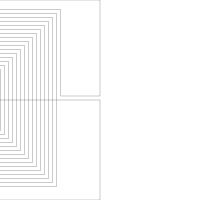

Recreate this plot in Python.
#!/usr/bin/python
import argparse
import drawsvg as draw
from numpy import array, sqrt, pi, log
from math import floor, ceil

ALIGN_BOTTOM = 0
ALIGN_TOP = 1


PIXEL_SCALE = 8.93 # customize it per computer

SIZE_0603_IN_PIXEL = 1.6 * PIXEL_SCALE
SIZE_0402_IN_PIXEL = 1 * PIXEL_SCALE
#
#  Embroidery coil maker, import to inkscape to generate pes file
#**** Size unit is mm and inductance is uH
class CoilMaker:

    ## static function to generate a coil with a transmission line directly
    def GenerateCoil(name, transmission_line_length, inductance, size = 0, reverse = False, intergrated_r = False, intergrated_c = False):
        coilMaker = CoilMaker(inductance * (10 ** -6), size)
        d = draw.Drawing(200, 200, origin='center', displayInline=False)
        p = draw.Path(stroke_width=0.202, stroke='black', fill_opacity ="0")
        coilMaker.makeCoil(p, transmission_line_length, intergrated_r, intergrated_c,
                    reverse) 

        d.append(p)
        d.save_svg(name + ".svg")  # Save to file


    def __init__(self, inductance, size = 0):

        self.inductance = inductance
        self.size = size
        self.line_width = 0.202
        self.spacing = 0.5
        self.relative_permeability = 1  # 相对磁导率，单位长度上的电感
  
        self.minimum_stitch_length = 0.5 
        # self.n_turns = self.calculateNTurns()
        self.n_turns = 23
        print("nTurns:", self.n_turns)
        # self.d_in = self.spacing if self.size == 0 else self.size - (self.spacing + self.line_width) * self.n_turns * 2
        self.d_in = self.spacing
        self.d_out = self.size if self.size > 0 else self.d_in + (self.spacing + self.line_width) * self.n_turns * 2
        print("din:", self.d_in)
        print("dout:", self.d_out)

    ## calculate the number of turns, based on (optional) dout and target inductance.
    def calculateNTurns(self): 
        best_n, l_diff = 0, 100

        if self.size > 0:
            ### binary search to find the  number of turns given the inductance
            min_n = 1
            max_n = 50
            while min_n < max_n:
                n = (min_n + max_n) // 2
                d_in = self.size - (self.spacing + self.line_width) * n * 2
                print("n chosen in binary search: ", n)
                if d_in < 0:
                    max_n = n - 1
                    continue
                d_out = self.size
                l = CoilMaker.getSingleInductance(d_in, d_out, n, self.relative_permeability)
                print("single inductance: ", l)
                if l <= self.inductance:
                    min_n = n + 1
                else:
                    max_n = n - 1
                if abs(l - self.inductance) < l_diff:
                    l_diff = abs(l - self.inductance)
                    best_n = n
        else:
            ### binary search to find the number of turns for the smallest inductor
            min_n = 1
            max_n = 50
            while min_n < max_n:
                n = (min_n + max_n) // 2
                d_in = self.spacing
                d_out = d_in + (self.spacing + self.line_width) * n * 2
                l = CoilMaker.getSingleInductance(d_in, d_out, n, self.relative_permeability)
                if l <= self.inductance:
                    min_n = n + 1
                else:
                    max_n = n - 1
                if abs(l - self.inductance) < l_diff:
                    l_diff = abs(l - self.inductance)
                    best_n = n
        return best_n

    # Stitch Coil and Transmission line
    def makeCoil(self, path, transmission_line_length, integrated_r = False, integrated_c = False, reverse = False):
        
        reverseF = -1 if reverse else 1
        # path.M(0, 0)
        # path.L(10,0)
        # path.L(10,10)
        # path.L(0,10)
        # path.L(0,0)
        path.M(-100, 100)
        path.L(-100, 110)
        path.L(-110, 110)
        path.L(-110, 100)
        path.L(-100, 100)
        path.L(0, 100)
        path.L(0, 0)
        coil_location = array([(transmission_line_length)*reverseF*PIXEL_SCALE, 0])
        spacing = array([self.spacing*PIXEL_SCALE, self.spacing*PIXEL_SCALE])
        print("line_width: ", self.line_width * PIXEL_SCALE)
        spacing[0] = 4
        spacing[1] = 4
        print("spacing: ", spacing[0])
        print("width: ", self.line_width * PIXEL_SCALE)
        print("inner: ", self.d_in * PIXEL_SCALE)
        din = array([self.d_in*PIXEL_SCALE, self.d_in*PIXEL_SCALE]) 
        print("coil_location: ", coil_location)
        # self.stitchConnectionNode(path, [0, coil_location[1]], ALIGN_BOTTOM)
        if integrated_r:
            smd_r_location = (5*PIXEL_SCALE+SIZE_0603_IN_PIXEL)
            path.L(coil_location[0] - reverseF * smd_r_location, coil_location[1])  
            self.stitchConnectionNode(path, [coil_location[0] - reverseF * smd_r_location, coil_location[1]], ALIGN_BOTTOM)  
            path.L(coil_location[0] - reverseF * (smd_r_location-SIZE_0603_IN_PIXEL), coil_location[1]) 
            self.stitchConnectionNode(path, [coil_location[0] - reverseF * (smd_r_location-SIZE_0603_IN_PIXEL), coil_location[1]], ALIGN_BOTTOM)  
        
        if integrated_c:
            smd_c_location = (1 + PIXEL_SCALE+SIZE_0603_IN_PIXEL)
            path.L(coil_location[0] - reverseF * smd_c_location, coil_location[1])  
            self.stitchConnectionNode(path, [coil_location[0] - reverseF * smd_c_location, coil_location[1]], ALIGN_BOTTOM)  
            path.L(coil_location[0] - reverseF * (smd_c_location-SIZE_0603_IN_PIXEL), coil_location[1]) 
            self.stitchConnectionNode(path, [coil_location[0] - reverseF * (smd_c_location-SIZE_0603_IN_PIXEL), coil_location[1]], ALIGN_BOTTOM)  

        centers = array([coil_location[0] + (self.d_out/2)*reverseF*PIXEL_SCALE, coil_location[1]])
        path.L(centers[0], centers[1])
        self.stitchCoil(path, centers, din, spacing, reverse)
        path.L(0, centers[1] - spacing[1])
        path.L(0, -100)
        path.L(-100, -100)
        path.L(-110, -100)
        path.L(-110, -110)
        path.L(-100, -110)
        path.L(-100, -100)

        # self.stitchConnectionNode(path, [0, centers[1] - spacing[1]], ALIGN_TOP)
        print("single inductance: ", CoilMaker.getSingleInductance(self.d_in, self.d_out, self.n_turns, self.relative_permeability))

    # Stitch Connection Node
    def stitchConnectionNode(self, p, location, alignment = 0): 
 
        self.last_point = location
        size_in_pixel = 1  * PIXEL_SCALE
        if alignment == ALIGN_BOTTOM:
            self.drawStitches(p, location[0] + size_in_pixel/2, location[1])
            print(self.last_point)
            self.drawStitches(p, location[0] + size_in_pixel/2, location[1] + size_in_pixel)
            print(self.last_point)
            self.drawStitches(p, location[0] - size_in_pixel/2, location[1] + size_in_pixel)
            self.drawStitches(p, location[0] - size_in_pixel/2, location[1])
            self.drawStitches(p, location[0], location[1])
        else:
            self.drawStitches(p, location[0] + size_in_pixel/2, location[1])
            self.drawStitches(p, location[0] + size_in_pixel/2, location[1] - size_in_pixel)
            self.drawStitches(p, location[0] - size_in_pixel/2, location[1] - size_in_pixel)
            self.drawStitches(p, location[0] - size_in_pixel/2, location[1])
            self.drawStitches(p, location[0], location[1]) 
        return p

    # Stitch Coil
    def stitchCoil(self, p, centers, din, spacing, reverse = False): 
        next_top_left_corner = array([centers[0]-din[0]/2, centers[1]-din[1]/2])
        next_bot_right_corner = array([centers[0]+din[0]/2, centers[1]+din[0]/2])
        print("top, left corneer: ", next_top_left_corner)
        print("bottom, right corner: ", next_bot_right_corner)
        self.last_point = centers

        for turn in range(0,self.n_turns):
            if reverse:
                self.drawStitches(p, next_top_left_corner[0], self.last_point[1]) #Right to Left
                self.drawStitches(p, next_top_left_corner[0], next_top_left_corner[1]) #Top to Bottom
                self.drawStitches(p, next_bot_right_corner[0], next_top_left_corner[1]) #Left to Right
                if turn == (self.n_turns -1):
                    self.drawStitches(p, next_bot_right_corner[0], centers[1] - spacing[1]) #Bottom to Tio
                else:
                    self.drawStitches(p, next_bot_right_corner[0], next_bot_right_corner[1])#Bottom to Tio
            else:
                self.drawStitches(p, next_bot_right_corner[0], self.last_point[1]) #Left to Right
                self.drawStitches(p, next_bot_right_corner[0], next_top_left_corner[1]) #Top to Bottom
                self.drawStitches(p, next_top_left_corner[0], next_top_left_corner[1]) #Left to Right
                if turn == (self.n_turns -1):
                    self.drawStitches(p, next_top_left_corner[0], centers[1] - spacing[1])#Bottom to Tio
                else:
                    self.drawStitches(p, next_top_left_corner[0], next_bot_right_corner[1]+spacing[1])#Bottom to Tio

            next_top_left_corner -= spacing
            next_bot_right_corner += spacing
        return p


    def drawStitches(self, p, x, y):
        dx = x - self.last_point[0]
        dy = y - self.last_point[1]
        length = sqrt((dx**2) + (dy**2))
        
        stitches = length/(self.minimum_stitch_length* PIXEL_SCALE)
        for i in range(1, floor(stitches)):
            # print(stitches)
            p.L(self.last_point[0] + dx/stitches*i, self.last_point[1] + dy/stitches*i)
        p.L(x, y)
        self.last_point = array([x, y])

    def getSingleInductance(d_in, d_out, n, rp): 
        C1 = 1.27
        C2 = 2.07
        C3 = 0.18
        C4 = 0.13
        N = n
        diaAvg = (10**-3 * (d_in + d_out) / 2)
        permeability = 4*pi*10**(-7) * rp
        fillratio = ( d_out - d_in)/( d_out + d_in)
        L = ((permeability *  N**2 *diaAvg* C1)/2) * (log(C2/fillratio) + C3*fillratio + C4* fillratio**2)
        return L

    def getDoubleInductance(d_in, d_out, n, rp, thickness):
        N = n
        X = thickness
        A = 0.184
        B = -0.525
        C = 1.038
        D = 1.001
        KC = (N**2)/( (A*X**3 + B*X**2 + C*X + D) * ( (1.67*N**2 -5.84*N +65)* 0.64) )
        L12 = CoilMaker.getSingleInductance(d_in, d_out, n, rp)
        Ltot = 2*L12 + 2*KC * L12
        return Ltot



if __name__=="__main__":
    CoilMaker.GenerateCoil("ThumbCoil", 2, 30, 25,reverse= True, intergrated_c= False, intergrated_r=False)


    
